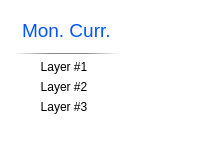
             <widget class="QFrame" name="frame_7">
              <property name="minimumSize">
               <size>
                <width>0</width>
                <height>150</height>
               </size>
              </property>
              <property name="styleSheet">
               <string notr="true">	border: none;
	border-radius: 10px;
	text-align: left;
	background-color: rgb(255, 255, 255);
</string>
              </property>
              <property name="frameShape">
               <enum>QFrame::StyledPanel</enum>
              </property>
              <property name="frameShadow">
               <enum>QFrame::Raised</enum>
              </property>
              <layout class="QVBoxLayout" name="verticalLayout_33">
               <property name="leftMargin">
                <number>5</number>
               </property>
               <property name="topMargin">
                <number>5</number>
               </property>
               <property name="rightMargin">
                <number>5</number>
               </property>
               <property name="bottomMargin">
                <number>5</number>
               </property>
               <item>
                <layout class="QHBoxLayout" name="horizontalLayout_22">
                 <property name="topMargin">
                  <number>0</number>
                 </property>
                 <item>
                  <widget class="QFrame" name="frame_12">
                   <property name="sizePolicy">
                    <sizepolicy hsizetype="Minimum" vsizetype="Preferred">
                     <horstretch>0</horstretch>
                     <verstretch>0</verstretch>
                    </sizepolicy>
                   </property>
                   <property name="frameShape">
                    <enum>QFrame::StyledPanel</enum>
                   </property>
                   <property name="frameShadow">
                    <enum>QFrame::Raised</enum>
                   </property>
                   <layout class="QVBoxLayout" name="verticalLayout_14">
                    <item>
                     <widget class="QLabel" name="label_49">
                      <property name="styleSheet">
                       <string notr="true">padding: 5px;</string>
                      </property>
                      <property name="text">
                       <string>&lt;html&gt;&lt;head/&gt;&lt;body&gt;&lt;p&gt;&lt;span style=&quot; font-size:14pt; color:#0055ff;&quot;&gt;Mon. Curr.&lt;/span&gt;&lt;/p&gt;&lt;/body&gt;&lt;/html&gt;</string>
                      </property>
                     </widget>
                    </item>
                    <item>
                     <widget class="QLabel" name="label_53">
                      <property name="maximumSize">
                       <size>
                        <width>16777215</width>
                        <height>1</height>
                       </size>
                      </property>
                      <property name="styleSheet">
                       <string notr="true">background-color: qlineargradient(spread:pad, x1:0, y1:0, x2:1, y2:0, stop:0 rgba(255, 255, 255, 0), stop:0.34 rgba(0, 0, 0, 120), stop:0.67 rgba(0, 0, 0, 120), stop:1 rgba(255, 255, 255, 0));</string>
                      </property>
                      <property name="text">
                       <string/>
                      </property>
                     </widget>
                    </item>
                    <item>
                     <widget class="QPushButton" name="btn_mon1_0">
                      <property name="sizePolicy">
                       <sizepolicy hsizetype="Minimum" vsizetype="Expanding">
                        <horstretch>0</horstretch>
                        <verstretch>0</verstretch>
                       </sizepolicy>
                      </property>
                      <property name="minimumSize">
                       <size>
                        <width>0</width>
                        <height>0</height>
                       </size>
                      </property>
                      <property name="maximumSize">
                       <size>
                        <width>100</width>
                        <height>30</height>
                       </size>
                      </property>
                      <property name="styleSheet">
                       <string notr="true">QPushButton{
	border: none;
	border-radius:15px;
	text-align: center;
color: rgb(0, 0, 0);
}
QPushButton:hover{
  background:rgba(255, 104, 104, 200);
  color:rgba(255, 255, 255, 210);
}
QPushButton:pressed{
  background:rgba(205, 118, 132, 100);
}
QPushButton:disabled{
  background:rgba(100, 100, 100, 100);
  color:rgba(0, 0, 0, 100);
}</string>
                      </property>
                      <property name="text">
                       <string>Layer #1</string>
                      </property>
                     </widget>
                    </item>
                    <item>
                     <widget class="QPushButton" name="btn_mon1_1">
                      <property name="sizePolicy">
                       <sizepolicy hsizetype="Minimum" vsizetype="Expanding">
                        <horstretch>0</horstretch>
                        <verstretch>0</verstretch>
                       </sizepolicy>
                      </property>
                      <property name="minimumSize">
                       <size>
                        <width>0</width>
                        <height>0</height>
                       </size>
                      </property>
                      <property name="maximumSize">
                       <size>
                        <width>100</width>
                        <height>30</height>
                       </size>
                      </property>
                      <property name="styleSheet">
                       <string notr="true">QPushButton{
	border: none;
	border-radius:15px;
	text-align: center;
color: rgb(0, 0, 0);
}
QPushButton:hover{
  background:rgba(255, 104, 104, 200);
  color:rgba(255, 255, 255, 210);
}
QPushButton:pressed{
  background:rgba(205, 118, 132, 100);
}
QPushButton:disabled{
  background:rgba(100, 100, 100, 100);
  color:rgba(0, 0, 0, 100);
}</string>
                      </property>
                      <property name="text">
                       <string>Layer #2</string>
                      </property>
                     </widget>
                    </item>
                    <item>
                     <widget class="QPushButton" name="btn_mon1_2">
                      <property name="sizePolicy">
                       <sizepolicy hsizetype="Minimum" vsizetype="Expanding">
                        <horstretch>0</horstretch>
                        <verstretch>0</verstretch>
                       </sizepolicy>
                      </property>
                      <property name="minimumSize">
                       <size>
                        <width>0</width>
                        <height>0</height>
                       </size>
                      </property>
                      <property name="maximumSize">
                       <size>
                        <width>100</width>
                        <height>30</height>
                       </size>
                      </property>
                      <property name="styleSheet">
                       <string notr="true">QPushButton{
	border: none;
	border-radius:15px;
	text-align: center;
color: rgb(0, 0, 0);
}
QPushButton:hover{
  background:rgba(255, 104, 104, 200);
  color:rgba(255, 255, 255, 210);
}
QPushButton:pressed{
  background:rgba(205, 118, 132, 100);
}
QPushButton:disabled{
  background:rgba(100, 100, 100, 100);
  color:rgba(0, 0, 0, 100);
}</string>
                      </property>
                      <property name="text">
                       <string>Layer #3</string>
                      </property>
                     </widget>
                    </item>
                    <item>
                     <spacer name="verticalSpacer_3">
                      <property name="orientation">
                       <enum>Qt::Vertical</enum>
                      </property>
                      <property name="sizeHint" stdset="0">
                       <size>
                        <width>20</width>
                        <height>40</height>
                       </size>
                      </property>
                     </spacer>
                    </item>
                   </layout>
                  </widget>
                 </item>
                 <item>
                  <widget class="MatplotlibWidget_3D" name="widget_mon" native="true">
                   <property name="sizePolicy">
                    <sizepolicy hsizetype="Expanding" vsizetype="Expanding">
                     <horstretch>0</horstretch>
                     <verstretch>0</verstretch>
                    </sizepolicy>
                   </property>
                   <property name="minimumSize">
                    <size>
                     <width>0</width>
                     <height>0</height>
                    </size>
                   </property>
                   <property name="styleSheet">
                    <string notr="true">background-color: rgb(255, 255, 255);</string>
                   </property>
                  </widget>
                 </item>
                </layout>
               </item>
              </layout>
             </widget>
